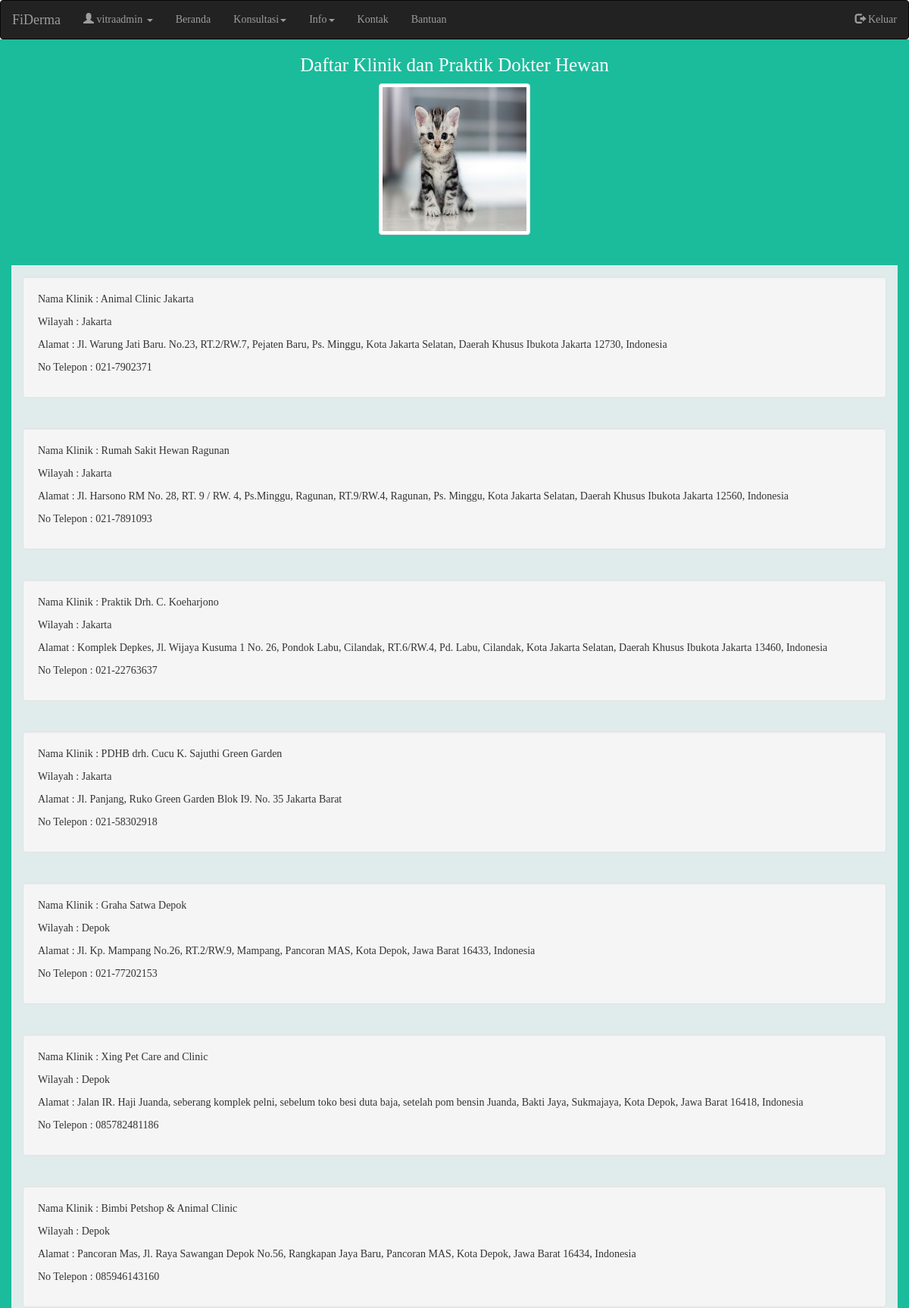
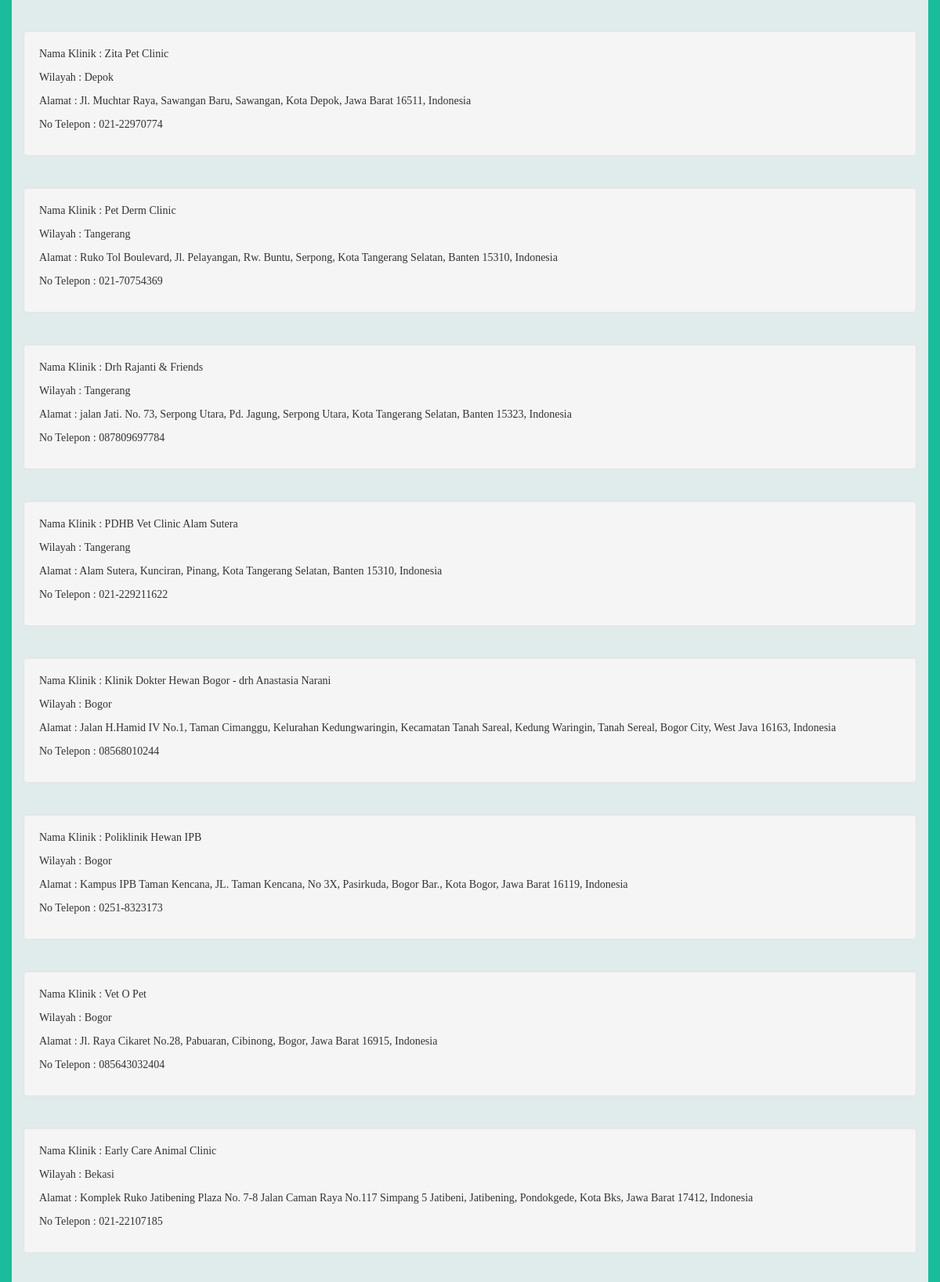
/info_klinik/ (signed in, upper part), run on the app's committed database (2 pictures, top to bottom).
### sitederma/models.py (models this page shows, shortened)
class InfoKlinik(models.Model):
    nama_klinik = models.CharField(max_length=50)
    wilayah = models.CharField(max_length=50)
    alamat = models.TextField()
    no_telp = models.CharField(max_length=15)

### sitederma/views.py (the view)
# urls.py: url(r'^info_klinik/$', views.infoklinik_view, name='infoklinik'),
def infoklinik_view(request):
    info_klinik = InfoKlinik.objects.all()
    context = {}
    context ['info_klinik'] = info_klinik
    return render(request, "sitederma/infoklinik.html", context)

### sitederma/templates/sitederma/infoklinik.html (shortened to what this page needs)
{% extends 'sitederma/base.html' %}
{% load static %}
{% block content %}
<div class="container-fluid vitra-background-info-klinik">
  <h4 class="vitra-tagline text-center">Daftar Klinik dan Praktik Dokter Hewan</h4>
  <center><img src="{% static 'image/kucing.jpg'%}" class="thumbnail" width="200" height="200"/></center>
  <br>
  <div style="margin-bottom: 20px;">
  {% for info_klinik in info_klinik %}
      <div class="col-md-12 text-left vitra-background-info2">
          <div class="well">
        <p>Nama Klinik : {{ info_klinik.nama_klinik}}</p>
        <p>Wilayah : {{ info_klinik.wilayah }}</p>
        <p>Alamat : {{ info_klinik.alamat }}</p>
        <p>No Telepon : {{ info_klinik.no_telp }}</p>
      </div>
    </div>
  {% endfor %}
</div>
</div>
{% endblock %}

### sitederma/templates/sitederma/base.html (shortened to what this page needs)
{% load static %}
<!DOCTYPE html>
<html lang="en">
<head>
  <link href="{% static 'bootstrap/css/bootstrap.min.css'%}" rel="stylesheet">
  <link href="{% static 'css/sitederma.css' %}" rel="stylesheet">
  <link rel="stylesheet" href="https://maxcdn.bootstrapcdn.com/font-awesome/4.7.0/css/font-awesome.min.css">
</head>
<body>
  <nav class="navbar navbar-inverse">
    <div class="container-fluid">
      <div class="navbar-header">
        <a class="navbar-brand" href="{% url 'sitederma:home_utama' %}">FiDerma</a>
      </div>
      {% if user.is_authenticated %}
      <ul class="nav navbar-nav">
        <li class="dropdown"><a class="dropdown-toggle" data-toggle="dropdown" href="{% url 'sitederma:profil' %}"><span class="glyphicon glyphicon-user "></span> {{request.user.username}} <span class="caret"></span></a>
        </li>
        <li><a href="{% url 'sitederma:home_utama' %}">Beranda</a></li>
        <li class="dropdown">
          <a class="dropdown-toggle" data-toggle="dropdown" href="#">Konsultasi<span class="caret"></span></a>
        </li>
        <li class="dropdown">
          <a class="dropdown-toggle" data-toggle="dropdown" href="#">Info<span class="caret"></span></a>
        </li>
        <li><a href="{% url 'sitederma:kontak' %}">Kontak</a></li>
        <li><a href="{% url 'sitederma:help'%}">Bantuan</a></li>
      </ul>
      <ul class="nav navbar-nav navbar-right">
        <li><a href="{% url 'sitederma:logout' %}"><span class="glyphicon glyphicon-log-out"></span> Keluar</a></li>
      </ul>
      {% endif %}
    </div>
  </nav>
      {% block content %}
      {% endblock %}
    </body>
</html>

### sitederma/static/css/sitederma.css (style rules this page uses)
.vitra-background-info-klinik { min-height: 610px; background-color: #1abc9c; margin-top: -20px; }
.vitra-background-info2 { background-color: #e0ebeb; height: 200px; padding: 15px; }
.vitra-tagline { color: white; margin-top: 20px; font-size: 25px; }
body { font-family: 'Lucida Console', serif; margin: 0; width: 100%; height: 100%; }
h1, h2, h3, h4 { font-family: 'Lucida Console', serif; color: cobaltblue; }

### data on the page
InfoKlinik: nama_klinik "Animal Clinic Jakarta", wilayah "Jakarta", alamat "Jl. Warung Jati Baru. No.23, RT.2/RW.7, Pejaten Baru, Ps. Minggu, Kota Jakarta Selatan, Daerah Khusus Ibukota Jakarta 12730, Indonesia", no_telp "021-7902371"
InfoKlinik: nama_klinik "Rumah Sakit Hewan Ragunan", wilayah "Jakarta", alamat "Jl. Harsono RM No. 28, RT. 9 / RW. 4, Ps.Minggu, Ragunan, RT.9/RW.4, Ragunan, Ps. Minggu, Kota Jakarta Selatan, Daerah Khusus Ibukota Jakarta 12560, Indonesia", no_telp "021-7891093"
InfoKlinik: nama_klinik "Praktik Drh. C. Koeharjono", wilayah "Jakarta", alamat "Komplek Depkes, Jl. Wijaya Kusuma 1 No. 26, Pondok Labu, Cilandak, RT.6/RW.4, Pd. Labu, Cilandak, Kota Jakarta Selatan, Daerah Khusus Ibukota Jakarta 13460, Indonesia", no_telp "021-22763637"
InfoKlinik: nama_klinik "PDHB drh. Cucu K. Sajuthi Green Garden", wilayah "Jakarta", alamat "Jl. Panjang, Ruko Green Garden Blok I9. No. 35 Jakarta Barat", no_telp "021-58302918"
InfoKlinik: nama_klinik "Graha Satwa Depok", wilayah "Depok", alamat "Jl. Kp. Mampang No.26, RT.2/RW.9, Mampang, Pancoran MAS, Kota Depok, Jawa Barat 16433, Indonesia", no_telp "021-77202153"
InfoKlinik: nama_klinik "Xing Pet Care and Clinic", wilayah "Depok", alamat "Jalan IR. Haji Juanda, seberang komplek pelni, sebelum toko besi duta baja, setelah pom bensin Juanda, Bakti Jaya, Sukmajaya, Kota Depok, Jawa Barat 16418, Indonesia", no_telp "085782481186"
InfoKlinik: nama_klinik "Bimbi Petshop & Animal Clinic", wilayah "Depok", alamat "Pancoran Mas, Jl. Raya Sawangan Depok No.56, Rangkapan Jaya Baru, Pancoran MAS, Kota Depok, Jawa Barat 16434, Indonesia", no_telp "085946143160"
InfoKlinik: nama_klinik "Zita Pet Clinic", wilayah "Depok", alamat "Jl. Muchtar Raya, Sawangan Baru, Sawangan, Kota Depok, Jawa Barat 16511, Indonesia", no_telp "021-22970774"
InfoKlinik: nama_klinik "Pet Derm Clinic", wilayah "Tangerang", alamat "Ruko Tol Boulevard, Jl. Pelayangan, Rw. Buntu, Serpong, Kota Tangerang Selatan, Banten 15310, Indonesia", no_telp "021-70754369"
InfoKlinik: nama_klinik "Drh Rajanti & Friends", wilayah "Tangerang", alamat "jalan Jati. No. 73, Serpong Utara, Pd. Jagung, Serpong Utara, Kota Tangerang Selatan, Banten 15323, Indonesia", no_telp "087809697784"
InfoKlinik: nama_klinik "PDHB Vet Clinic Alam Sutera", wilayah "Tangerang", alamat "Alam Sutera, Kunciran, Pinang, Kota Tangerang Selatan, Banten 15310, Indonesia", no_telp "021-229211622"
InfoKlinik: nama_klinik "Klinik Dokter Hewan Bogor - drh Anastasia Narani", wilayah "Bogor", alamat "Jalan H.Hamid IV No.1, Taman Cimanggu, Kelurahan Kedungwaringin, Kecamatan Tanah Sareal, Kedung Waringin, Tanah Sereal, Bogor City, West Java 16163, Indonesia", no_telp "08568010244"
InfoKlinik: nama_klinik "Poliklinik Hewan IPB", wilayah "Bogor", alamat "Kampus IPB Taman Kencana, JL. Taman Kencana, No 3X, Pasirkuda, Bogor Bar., Kota Bogor, Jawa Barat 16119, Indonesia", no_telp "0251-8323173"
InfoKlinik: nama_klinik "Vet O Pet", wilayah "Bogor", alamat "Jl. Raya Cikaret No.28, Pabuaran, Cibinong, Bogor, Jawa Barat 16915, Indonesia", no_telp "085643032404"
InfoKlinik: nama_klinik "Early Care Animal Clinic", wilayah "Bekasi", alamat "Komplek Ruko Jatibening Plaza No. 7-8 Jalan Caman Raya No.117 Simpang 5 Jatibeni, Jatibening, Pondokgede, Kota Bks, Jawa Barat 17412, Indonesia", no_telp "021-22107185"

### other printed values
{{ request.user.username }} "vitraadmin"
